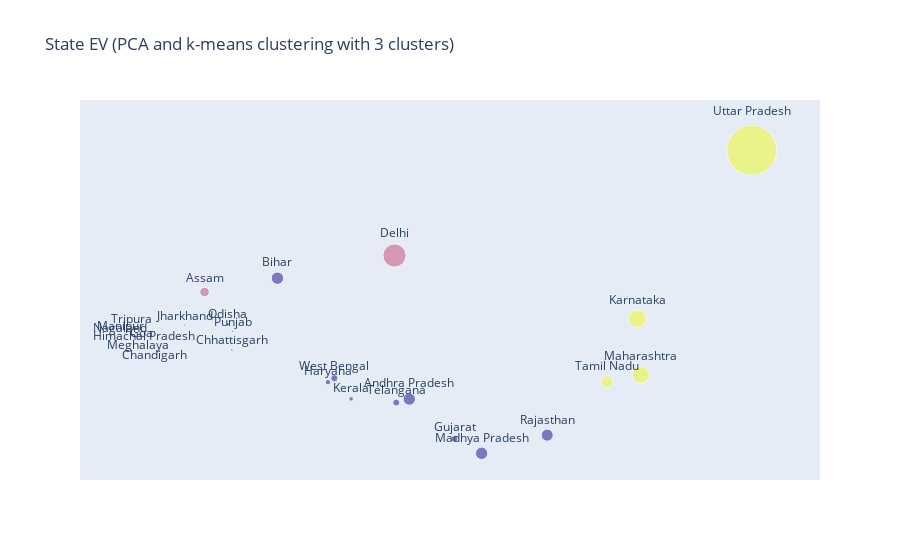

Notebook code for this chart:
### Code cell
fig7.show()

### Figure 1 — Plotly figure (JSON) as saved in the notebook; plotly's stock layout.template omitted (floating-point values rounded to 4 significant figures)
{"data": [{"marker": {"color": [1, 1, 1, 1, 1, 1, 1, 1, 1, 0, 0, 1, 0, 0, 0, 0, 0, 2, 0, 0, 2, 1, 0, 2, 0, 2], "opacity": 0.5, "size": [49, 58, 586, 9262, 1175, 3870, 16811, 64766, 2812, 83335, 23371, 20966, 83335, 14804, 46937, 83335, 30775, 120532, 48767, 81338, 82051, 156393, 37035, 337180, 45272, 116646], "sizemode": "diameter", "sizeref": 6744.0}, "mode": "markers+text", "text": ["Meghalaya", "Nagaland", "Manipur", "Tripura", "Himachal Pradesh", "Goa", "Jharkhand", "Assam", "Chandigarh", "Bihar", "Odisha", "Chhattisgarh", "Madhya Pradesh", "Punjab", "Telangana", "Andhra Pradesh", "Kerala", "Karnataka", "West Bengal", "Rajasthan", "Tamil Nadu", "Delhi", "Haryana", "Uttar Pradesh", "Gujarat", "Maharashtra"], "textposition": "top center", "type": "scatter", "x": [-2.0, -2.182, -2.173, -2.064, -1.938, -1.963, -1.519, -1.313, -1.828, -0.5646, -1.074, -1.033, 1.533, -1.026, 0.6558, 0.7899, 0.1925, 3.133, 0.01996, 2.207, 2.825, 0.6381, -0.04558, 4.308, 1.254, 3.167], "y": [-0.04915, 0.1549, 0.1714, 0.2516, 0.0587, 0.09191, 0.279, 0.6733, -0.1715, 0.8377, 0.2909, -0.01507, -1.239, 0.2083, -0.6377, -0.5963, -0.5939, 0.3574, -0.3486, -1.024, -0.3885, 1.107, -0.3956, 2.355, -1.068, -0.3095]}], "layout": {"title": {"text": "State EV (PCA and k-means clustering with 3 clusters)"}, "xaxis": {"showgrid": false, "showticklabels": false, "zeroline": false}, "yaxis": {"showgrid": false, "showticklabels": false, "zeroline": false}}}
